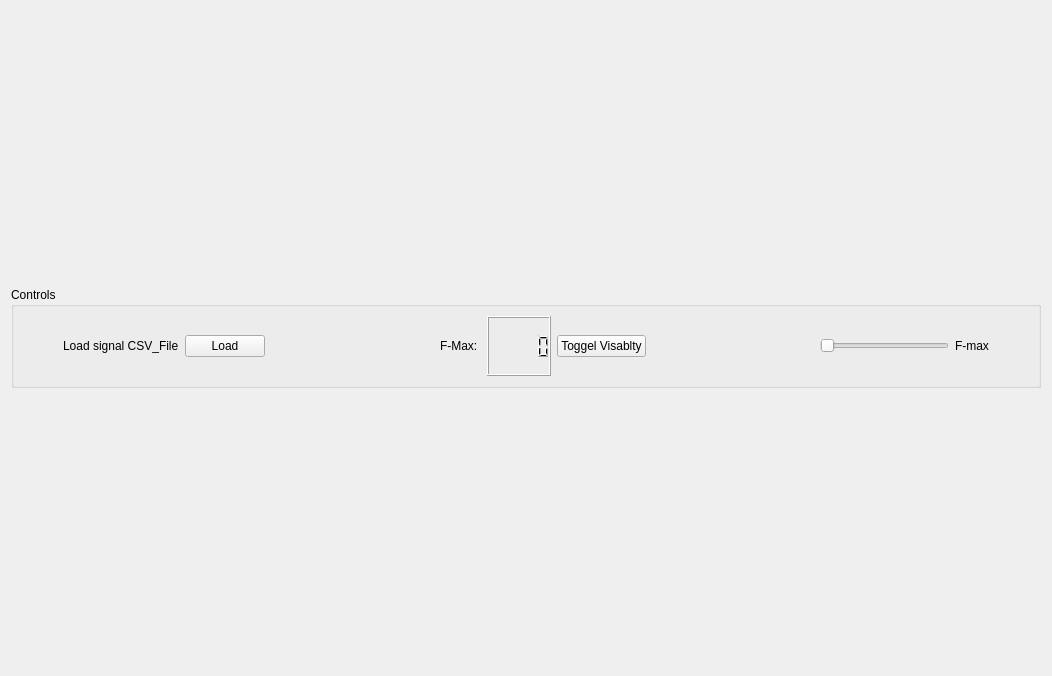
<?xml version="1.0" encoding="UTF-8"?>
<ui version="4.0">
 <class>Form</class>
 <widget class="QWidget" name="Form">
  <property name="geometry">
   <rect>
    <x>0</x>
    <y>0</y>
    <width>1052</width>
    <height>676</height>
   </rect>
  </property>
  <property name="windowTitle">
   <string>Form</string>
  </property>
  <layout class="QVBoxLayout" name="verticalLayout_2">
   <item>
    <layout class="QVBoxLayout" name="Canvas_layout"/>
   </item>
   <item>
    <widget class="QGroupBox" name="Controls">
     <property name="maximumSize">
      <size>
       <width>16777215</width>
       <height>101</height>
      </size>
     </property>
     <property name="title">
      <string>Controls</string>
     </property>
     <layout class="QHBoxLayout" name="horizontalLayout_2">
      <item>
       <spacer name="horizontalSpacer_3">
        <property name="orientation">
         <enum>Qt::Horizontal</enum>
        </property>
        <property name="sizeType">
         <enum>QSizePolicy::Preferred</enum>
        </property>
        <property name="sizeHint" stdset="0">
         <size>
          <width>40</width>
          <height>20</height>
         </size>
        </property>
       </spacer>
      </item>
      <item>
       <layout class="QHBoxLayout" name="horizontalLayout_3">
        <item>
         <widget class="QLabel" name="label">
          <property name="styleSheet">
           <string notr="true">font: 75 10pt &quot;Leelawadee UI&quot;;
</string>
          </property>
          <property name="text">
           <string>Load signal CSV_File</string>
          </property>
         </widget>
        </item>
        <item>
         <widget class="QPushButton" name="CSV_load_button">
          <property name="text">
           <string>Load</string>
          </property>
         </widget>
        </item>
       </layout>
      </item>
      <item>
       <spacer name="horizontalSpacer_2">
        <property name="orientation">
         <enum>Qt::Horizontal</enum>
        </property>
        <property name="sizeType">
         <enum>QSizePolicy::Expanding</enum>
        </property>
        <property name="sizeHint" stdset="0">
         <size>
          <width>125</width>
          <height>20</height>
         </size>
        </property>
       </spacer>
      </item>
      <item>
       <layout class="QHBoxLayout" name="horizontalLayout_4">
        <item>
         <widget class="QLabel" name="label_2">
          <property name="styleSheet">
           <string notr="true">font: 11pt &quot;Cooper Black&quot;;</string>
          </property>
          <property name="text">
           <string>F-Max: </string>
          </property>
         </widget>
        </item>
        <item>
         <widget class="QLCDNumber" name="Lcd_max_freq">
          <property name="maximumSize">
           <size>
            <width>16777215</width>
            <height>60</height>
           </size>
          </property>
         </widget>
        </item>
        <item>
         <widget class="QPushButton" name="toggel_button">
          <property name="maximumSize">
           <size>
            <width>300</width>
            <height>16777215</height>
           </size>
          </property>
          <property name="text">
           <string>Toggel Visablty</string>
          </property>
         </widget>
        </item>
       </layout>
      </item>
      <item>
       <spacer name="horizontalSpacer">
        <property name="orientation">
         <enum>Qt::Horizontal</enum>
        </property>
        <property name="sizeHint" stdset="0">
         <size>
          <width>40</width>
          <height>20</height>
         </size>
        </property>
       </spacer>
      </item>
      <item>
       <layout class="QHBoxLayout" name="horizontalLayout">
        <item>
         <widget class="QSlider" name="Freq_rate_slider">
          <property name="maximum">
           <number>30</number>
          </property>
          <property name="orientation">
           <enum>Qt::Horizontal</enum>
          </property>
         </widget>
        </item>
        <item>
         <widget class="QLabel" name="Slider_lable">
          <property name="styleSheet">
           <string notr="true">font: 10pt &quot;Cooper Black&quot;;</string>
          </property>
          <property name="text">
           <string>F-max</string>
          </property>
         </widget>
        </item>
       </layout>
      </item>
      <item>
       <spacer name="horizontalSpacer_4">
        <property name="orientation">
         <enum>Qt::Horizontal</enum>
        </property>
        <property name="sizeType">
         <enum>QSizePolicy::Preferred</enum>
        </property>
        <property name="sizeHint" stdset="0">
         <size>
          <width>40</width>
          <height>20</height>
         </size>
        </property>
       </spacer>
      </item>
     </layout>
    </widget>
   </item>
  </layout>
 </widget>
 <resources/>
 <connections/>
</ui>
